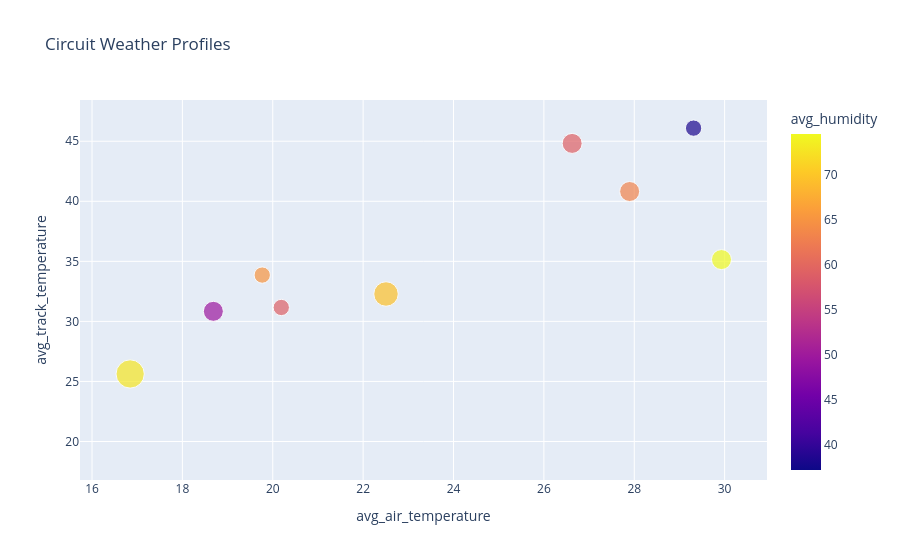

This figure's notebook cell:
### Code cell
fig = px.scatter(
    circuit_weather,
    x="avg_air_temperature",
    y="avg_track_temperature",
    size="wet_rate",
    color="avg_humidity",
    hover_name="circuit_short_name",
    title="Circuit Weather Profiles",
)
fig.write_html(OUTPUT_CHARTS / "circuit_weather_profiles.html", include_plotlyjs="cdn")
fig.show()

### Figure 1 — Plotly figure (JSON) as saved in the notebook; plotly's stock layout.template omitted (floating-point values rounded to 4 significant figures)
{"data": [{"hovertemplate": "<b>%{hovertext}</b><br><br>avg_air_temperature=%{x}<br>avg_track_temperature=%{y}<br>wet_rate=%{marker.size}<br>avg_humidity=%{marker.color}<extra></extra>", "hovertext": ["Monza", "Spielberg", "Monte Carlo", "Catalunya", "Austin", "Mexico City", "Imola", "Miami", "Hungaroring", "Baku", "Singapore", "Jeddah", "Spa-Francorchamps", "Interlagos", "Yas Marina Circuit", "Melbourne", "Montreal", "Suzuka", "Zandvoort", "Sakhir", "Shanghai", "Lusail", "Silverstone", "Las Vegas"], "legendgroup": "", "marker": {"color": [37.44, 38.12, 58.24, 59.03, 40.55, 37.14, 43.37, 63.21, 51.99, 48.93, 74.51, 62.53, 65.05, 69.43, 55.94, 58.95, 49.64, 57.43, 66.07, 47.08, 47.28, 56.93, 72.85, 42.81], "coloraxis": "coloraxis", "size": [0.0, 0.3333, 0.0, 0.5, 0.0, 0.0, 0.0, 0.5, 0.0, 0.0, 0.5, 0.0, 0.3333, 0.75, 0.0, 0.3333, 0.5, 0.0, 0.0, 0.0, 0.0, 0.0, 1.0, 0.0], "sizemode": "area", "sizeref": 0.0025, "symbol": "circle"}, "mode": "markers", "name": "", "orientation": "v", "showlegend": false, "type": "scatter", "x": [29.93, 29.31, 21.91, 26.63, 28.27, 23.15, 24.54, 27.9, 25.44, 23.63, 29.93, 27.51, 19.77, 22.51, 26.72, 20.19, 18.69, 18.23, 19.54, 22.64, 19.83, 22.0, 16.84, 17.28], "xaxis": "x", "y": [46.3, 46.09, 44.82, 44.82, 44.38, 43.1, 42.34, 40.81, 38.48, 35.23, 35.15, 34.71, 33.86, 32.28, 31.43, 31.16, 30.84, 30.72, 29.38, 27.76, 27.71, 27.12, 25.62, 18.63], "yaxis": "y"}], "layout": {"coloraxis": {"colorbar": {"title": {"text": "avg_humidity"}}, "colorscale": [[0.0, "#0d0887"], [0.1111, "#46039f"], [0.2222, "#7201a8"], [0.3333, "#9c179e"], [0.4444, "#bd3786"], [0.5556, "#d8576b"], [0.6667, "#ed7953"], [0.7778, "#fb9f3a"], [0.8889, "#fdca26"], [1.0, "#f0f921"]]}, "legend": {"itemsizing": "constant", "tracegroupgap": 0}, "title": {"text": "Circuit Weather Profiles"}, "xaxis": {"anchor": "y", "domain": [0.0, 1.0], "title": {"text": "avg_air_temperature"}}, "yaxis": {"anchor": "x", "domain": [0.0, 1.0], "title": {"text": "avg_track_temperature"}}}}
